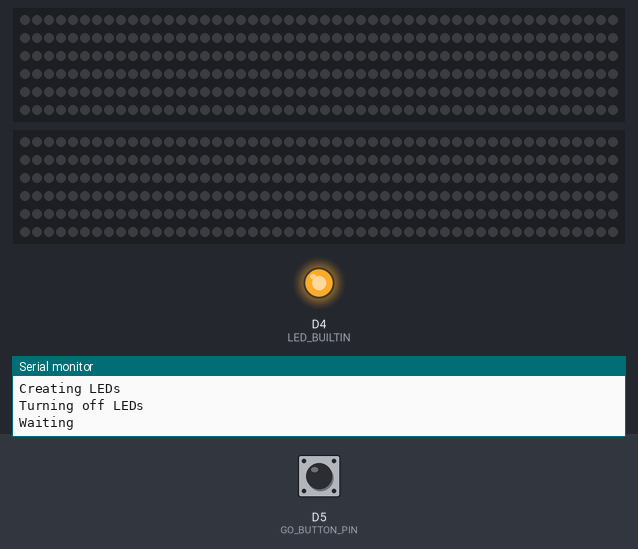
This sketch was run on a simulated ESP8266 (NodeMCU). Shown: 2 × 300 RGB LEDs in strip order, left to right, continuing on the next row, output pins drawn as LEDs (lit = HIGH, except the on-board LED, lit = LOW), the last lines printed to the serial monitor. The test bench sets the inputs (shaded band); at power-on: D5 (GO_BUTTON_PIN) HIGH. Dim RGB values are drawn brighter than linear.

Above: at 5.0 s.
5.1 s: D5 (GO_BUTTON_PIN) pulled LOW for 0.15 s
At 6.1 s:
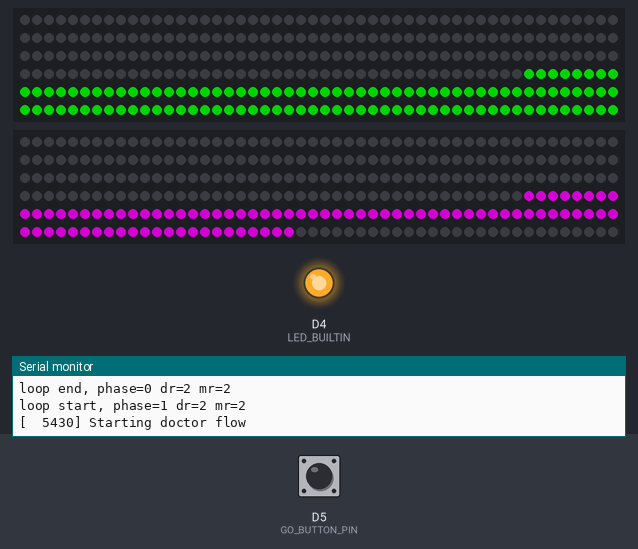
At 8.7 s:
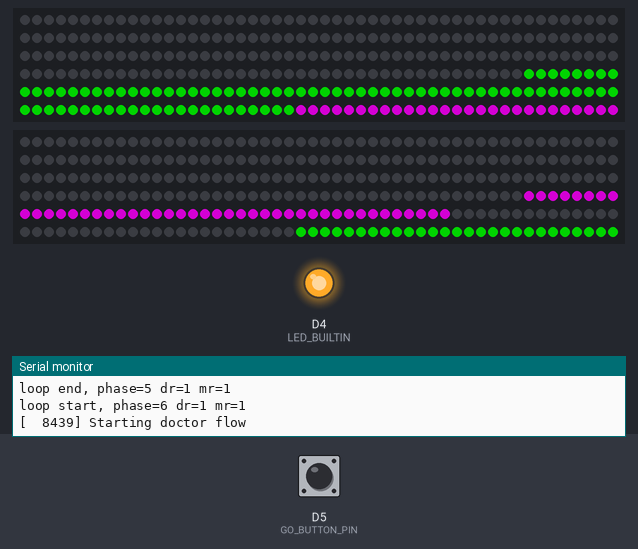
11.2 s: D5 (GO_BUTTON_PIN) pulled LOW for 3.2 s
At 11.2 s:
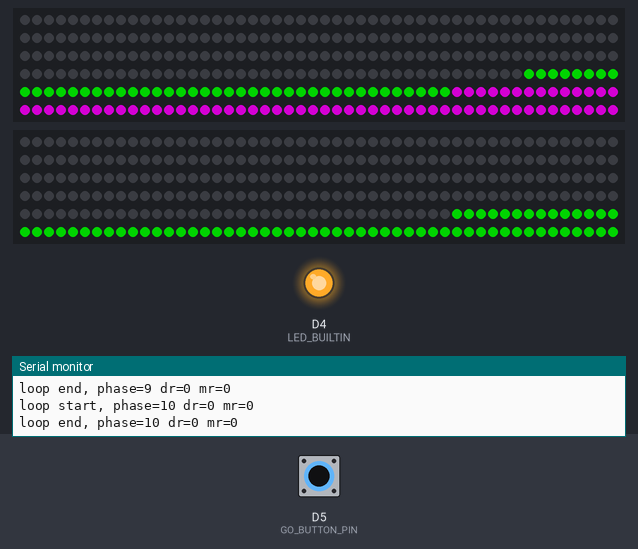
15.0 s: D5 (GO_BUTTON_PIN) pulled LOW for 0.15 s
Timing chart, 0 to 18.0 s (numbered marks = the images above; inputs shaded):
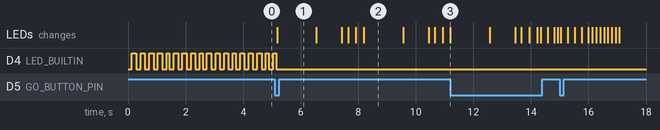

Measured:
- after the input at 5.1 s, the LEDs: change after 0.08 s (image 1)

The sketch:

FastLED_Frankenstein_Brain_Transfer.ino
```cpp
/*
A "brain transfer" effect for a theatrical production of Young Frankenstein.

According to the script, the two characters are each wearing some sort of hat or
helmet connected to the machine by a large hose or cable. At the appropriate moment,
a switch is thrown, lightning flashes, and other things happen to indicate transfer
of consciousness. This effect takes between 10 and 20 seconds.

In this implementation, I use two strips of WS2812B LEDs with 60 LEDs per meter
contained inside 1/2" ID clear vinyl tubing. The tubing is attached at one end
to a 1/8" aluminum bulkhead, and to adjustable hard-hats on the other end with
waterproof compression penetrators (lemme tell ya, that was a pain to wire.)

The main processor is an ESP8266. It was the cheapest microcontroller I had in
stock. Perhaps future versions could use the WiFi for control, but this was
absolutely satisfactory for the production for which it was designed.
*/

#include <FastLED.h>

// How many LEDs are in the strip?
#define NUM_LEDS 300
// How many LEDs are inside of the hose
#define NUM_HOSE_LEDS 192
// How big is the chunk/group/block of LEDs that move?
// This has a large impact on animation speed: calling FastLED.show() once
// for each LED is a lot slower than setting 300 LEDs in memory and calling
// show() once. But maybe you want that delay to make the animation proceed
// at a particular pace
#define BLKSZ 15

// There are two strings of LEDs, one for the side connected to
// the doctor and one for the side connected to the monster.
#define DOCTOR_DATA_PIN D1
#define MONSTER_DATA_PIN D2

// A button to trigger the effect. This could be triggered by Igor throwing
// a big switch on stata
#define GO_BUTTON_PIN D5

// FastLED is pretty smart. I could break this up a lot of different ways:
// one big string, two strings, two strings with different zones on each string...
CRGB G_DOCTOR_LEDS[NUM_LEDS];
CRGB G_MONSTER_LEDS[NUM_LEDS];

// What color to make the LEDs for each character
CRGB G_DOCTOR_COLOR = CRGB::Purple;
CRGB G_MONSTER_COLOR = CRGB::Green;

// used to index into the LED string
int ctr;

// set to false if you want this to just start going as soon as power is applied
bool G_WAIT_FOR_GO_BUTTON = true;

void IRAM_ATTR go_button_isr() {
  G_WAIT_FOR_GO_BUTTON = false;
}

// Kind of like FastLED.showColor() but only for one helmet. This function only
// sets the element in the LED array, does not actually transmit the color command
void fill_helmet(bool doctor) {
  CRGB color = doctor ? G_DOCTOR_COLOR : G_MONSTER_COLOR;
  CRGB *target = doctor ? G_DOCTOR_LEDS : G_MONSTER_LEDS;
  for (ctr = NUM_HOSE_LEDS; ctr < NUM_LEDS; ctr++) {
    target[ctr] = color;
  }
}

// Set the helmet colors to start the effect
void helmet_init() {
  fill_helmet(true);
  fill_helmet(false);
  FastLED.show();
}

#define DTIM 1
#ifdef USE_PACKETS
// visualize the brain transfer by sending a packet through the hose, like a cylon flasher
void send_monster_packet() {
  Serial.printf("[%6d] Starting monster packet\r\n", millis());
  // Send a packet from the monster
  for (int blk = (NUM_HOSE_LEDS / BLKSZ) - 1; blk >= 0; blk--) {
    for (ctr = 0; ctr < BLKSZ; ctr++) {
      G_MONSTER_LEDS[blk * BLKSZ + ctr] = G_MONSTER_COLOR;
    }

    FastLED.show();
    // delay(DTIM);

    for (ctr = 0; ctr < BLKSZ; ctr++) {
      G_MONSTER_LEDS[blk * BLKSZ + ctr] = CRGB::Black;
    }
  }

  // delay(DTIM);

  for (int blk = 0; blk < (NUM_HOSE_LEDS / BLKSZ) - 1; blk++) {
    for (ctr = 0; ctr < BLKSZ; ctr++) {
      G_DOCTOR_LEDS[blk * BLKSZ + ctr] = G_MONSTER_COLOR;
    }

    FastLED.show();
    // delay(DTIM);

    for (ctr = 0; ctr < BLKSZ; ctr++) {
      G_DOCTOR_LEDS[blk * BLKSZ + ctr] = CRGB::Black;
    }
  }
  Serial.printf("[%6d] Finished monster packet\r\n", millis());
}

void send_doctor_packet() {
  Serial.printf("[%6d] Starting doctor packet\r\n", millis());
  // Send a packet from the monster
  for (int blk = (NUM_HOSE_LEDS / BLKSZ) - 1; blk >= 0; blk--) {
    for (ctr = 0; ctr < BLKSZ; ctr++) {
      G_DOCTOR_LEDS[blk * BLKSZ + ctr] = G_DOCTOR_COLOR;
    }

    FastLED.show();
    delay(DTIM);

    for (ctr = 0; ctr < BLKSZ; ctr++) {
      G_DOCTOR_LEDS[blk * BLKSZ + ctr] = CRGB::Black;
    }
  }

  delay(DTIM);

  for (int blk = 0; blk < (NUM_HOSE_LEDS / BLKSZ) - 1; blk++) {
    for (ctr = 0; ctr < BLKSZ; ctr++) {
      G_MONSTER_LEDS[blk * BLKSZ + ctr] = G_DOCTOR_COLOR;
    }

    FastLED.show();
    delay(DTIM);

    for (ctr = 0; ctr < BLKSZ; ctr++) {
      G_MONSTER_LEDS[blk * BLKSZ + ctr] = CRGB::Black;
    }
  }
  Serial.printf("[%6d] Finished doctor packet\r\n", millis());
}
#endif

// visualize the brain transfer by sending a flow. the tube fills up, then drains into the other helmet
void send_doctor_flow() {
  Serial.printf("[%6d] Starting doctor flow\r\n", millis());

  // fill up the doctor hose
  for (int blk = (NUM_HOSE_LEDS / BLKSZ) - 1; blk >= 0; blk--) {
    for (ctr = 0; ctr < BLKSZ; ctr++) {
      G_DOCTOR_LEDS[blk * BLKSZ + ctr] = G_DOCTOR_COLOR;
    }
    FastLED.show();
    //    delay(DTIM);
  }

  // delay(DTIM);
  // fill up the monster hose
  for (int blk = 0; blk < (NUM_HOSE_LEDS / BLKSZ) - 1; blk++) {
    for (ctr = 0; ctr < BLKSZ; ctr++) {
      G_MONSTER_LEDS[blk * BLKSZ + ctr] = G_DOCTOR_COLOR;
    }

    FastLED.show();
    // delay(DTIM);
  }

  // clear the doctor hose
  for (int blk = (NUM_HOSE_LEDS / BLKSZ) - 1; blk >= 0; blk--) {
    for (ctr = 0; ctr < BLKSZ; ctr++) {
      G_DOCTOR_LEDS[blk * BLKSZ + ctr] = CRGB::Black;
    }
    FastLED.show();
    //    delay(DTIM);
  }

  // delay(DTIM);
  // clear  the monster hose
  for (int blk = 0; blk < (NUM_HOSE_LEDS / BLKSZ) - 1; blk++) {
    for (ctr = 0; ctr < BLKSZ; ctr++) {
      G_MONSTER_LEDS[blk * BLKSZ + ctr] = CRGB::Black;
    }

    FastLED.show();
    // delay(DTIM);
  }
  Serial.printf("[%6d] Finished doctor flow\r\n", millis());
}

void send_monster_flow() {
  Serial.printf("[%6d] Starting monster flow\r\n", millis());

  // fill up the monster hose
  for (int blk = (NUM_HOSE_LEDS / BLKSZ) - 1; blk >= 0; blk--) {
    for (ctr = 0; ctr < BLKSZ; ctr++) {
      G_MONSTER_LEDS[blk * BLKSZ + ctr] = G_MONSTER_COLOR;
    }
    FastLED.show();
    //    delay(DTIM);
  }

  // delay(DTIM);
  // fill up the monster hose
  for (int blk = 0; blk < (NUM_HOSE_LEDS / BLKSZ) - 1; blk++) {
    for (ctr = 0; ctr < BLKSZ; ctr++) {
      G_DOCTOR_LEDS[blk * BLKSZ + ctr] = G_MONSTER_COLOR;
    }

    FastLED.show();
    // delay(DTIM);
  }

  // clear the doctor hose
  for (int blk = (NUM_HOSE_LEDS / BLKSZ) - 1; blk >= 0; blk--) {
    for (ctr = 0; ctr < BLKSZ; ctr++) {
      G_MONSTER_LEDS[blk * BLKSZ + ctr] = CRGB::Black;
    }
    FastLED.show();
    //    delay(DTIM);
  }

  delay(DTIM);
  // clear  the monster hose
  for (int blk = 0; blk < (NUM_HOSE_LEDS / BLKSZ) - 1; blk++) {
    for (ctr = 0; ctr < BLKSZ; ctr++) {
      G_DOCTOR_LEDS[blk * BLKSZ + ctr] = CRGB::Black;
    }

    FastLED.show();
    // delay(DTIM);
  }
  Serial.printf("[%6d] Finished monster flow\r\n", millis());
}

// All kinds of flashy business, then fading out
void helmet_finale() {
  static int pat_num = 0;
  int nleds[3][2] = {
    { NUM_HOSE_LEDS, 44 },
    { NUM_HOSE_LEDS + 44, 37 },
    { NUM_HOSE_LEDS + 44 + 37, 27 }
  };
  CRGB colors[] = { G_MONSTER_COLOR, G_DOCTOR_COLOR , CRGB::White};  //, CRGB::White };
  int ncolors = sizeof(colors) / sizeof(colors[0]);

  for (ctr = 0; ctr < 5; ctr++) {
    for (int c = 0; c < ncolors; c++) {
      FastLED.showColor(colors[c]);
      // FastLED.show();
      delay(100);
    }
  }

  // Fade out
  for (int brt = 255; brt >= 0; brt -= 16) {
    FastLED.showColor(CRGB::Green, brt);
    delay(50);
  }

  FastLED.showColor(CRGB::Black, 0);
  for (ctr = 0; ctr < NUM_LEDS; ctr++) {
    G_DOCTOR_LEDS[ctr] = CRGB::Black;
    G_MONSTER_LEDS[ctr] = CRGB::Black;
  }
  FastLED.show();
}

// there are three rows/wraps of LED tape around each helmet. They have different
// number in each row so here's a helper to set the row properly.
void helmet_set_row(bool doctor, int row, CRGB color) {
  int nleds[3][2] = {
    { NUM_HOSE_LEDS, 44 },
    { NUM_HOSE_LEDS + 44, 37 },
    { NUM_HOSE_LEDS + 44 + 37, 27 }
  };

  CRGB *helmet = doctor ? G_DOCTOR_LEDS : G_MONSTER_LEDS;

  for (ctr = nleds[row][0]; ctr < (nleds[row][0] + nleds[row][1]); ctr++) {
    helmet[ctr] = color;
  }
}


// And here we goooooooooooooo!
void setup() {
  Serial.begin(115200);

  Serial.println("\nCreating LEDs\r\n");
  // Hook up all the LED strings
  FastLED.addLeds<WS2812B, MONSTER_DATA_PIN, GRB>(G_MONSTER_LEDS, NUM_LEDS);
  FastLED.addLeds<WS2812B, DOCTOR_DATA_PIN, GRB>(G_DOCTOR_LEDS, NUM_LEDS);

  Serial.println("Turning off LEDs\r\n");
  // And turn off all the lights
  FastLED.showColor(CRGB::Black, 0);
  FastLED.show();
  FastLED.setBrightness(255);  // 0-255

  // Create the waiting blinkylight
  pinMode(LED_BUILTIN, OUTPUT);

  // Create the go button...
  pinMode(GO_BUTTON_PIN, INPUT_PULLUP);

  Serial.println("Waiting\r\n");
  // And wait for someone to push the button
  if (G_WAIT_FOR_GO_BUTTON)
    attachInterrupt(GO_BUTTON_PIN, go_button_isr, FALLING);

  int now, last_toggle = 0;
  while (G_WAIT_FOR_GO_BUTTON) {
    now = millis();
    if (abs(now - last_toggle) > 100) {
      last_toggle = now;
      digitalWrite(LED_BUILTIN, !digitalRead(LED_BUILTIN));
    }
    delay(50);
  }

  Serial.println("Go!\r\n");
  // don't need the interrupt any more
  detachInterrupt(GO_BUTTON_PIN);

  // and turn off the waiting light
  digitalWrite(LED_BUILTIN, LOW);

  Serial.println("helmet_init()\r\n");
  // light up the helmets
  helmet_init();
  // delay(1000);
}


void loop() {
  static int phase = 0;
  unsigned int snoozle = 0, default_snoozle = 250;
  static int doctor_row = 2;
  static int monster_row = 2;

  // conveniently I repeat five steps, three times, so I can use this switch statement
  // to call the right routine. The 16th stage is the finale, and then the program drops
  // into a do-nothing section from which there is no escape.
  if (phase < 42)
    Serial.printf("loop start, phase=%d dr=%d mr=%d\r\n", phase, doctor_row, monster_row);
  snoozle = default_snoozle;
  switch (phase) {
    case 0:
    case 5:
    case 10:
      helmet_set_row(true, doctor_row, CRGB::Black);
      break;

    case 1:
    case 6:
    case 11:
      send_doctor_flow();
      break;

    case 2:
    case 7:
    case 12:
      helmet_set_row(false, monster_row, G_DOCTOR_COLOR);
      monster_row--;
      break;

    case 3:
    case 8:
    case 13:
      send_monster_flow();
      break;

    case 4:
    case 9:
    case 14:
      helmet_set_row(true, doctor_row, G_MONSTER_COLOR);
      doctor_row--;
      break;

    case 15:
      FastLED.showColor(CRGB::Black, 0);
      Serial.printf("finale\r\n");
      helmet_finale();
      break;

    default:
      Serial.printf("End of effect: timing %fs\r\n", millis() / 1000);
      phase = 42;
      break;
  }

  if (doctor_row < 0)
    doctor_row = 0;
  if (monster_row < 0)
    monster_row = 0;

  if (phase < 42)
    Serial.printf("loop end, phase=%d dr=%d mr=%d\r\n", phase, doctor_row, monster_row);

  FastLED.show();
  delay(snoozle);
  phase++;
}  // loop()
```
